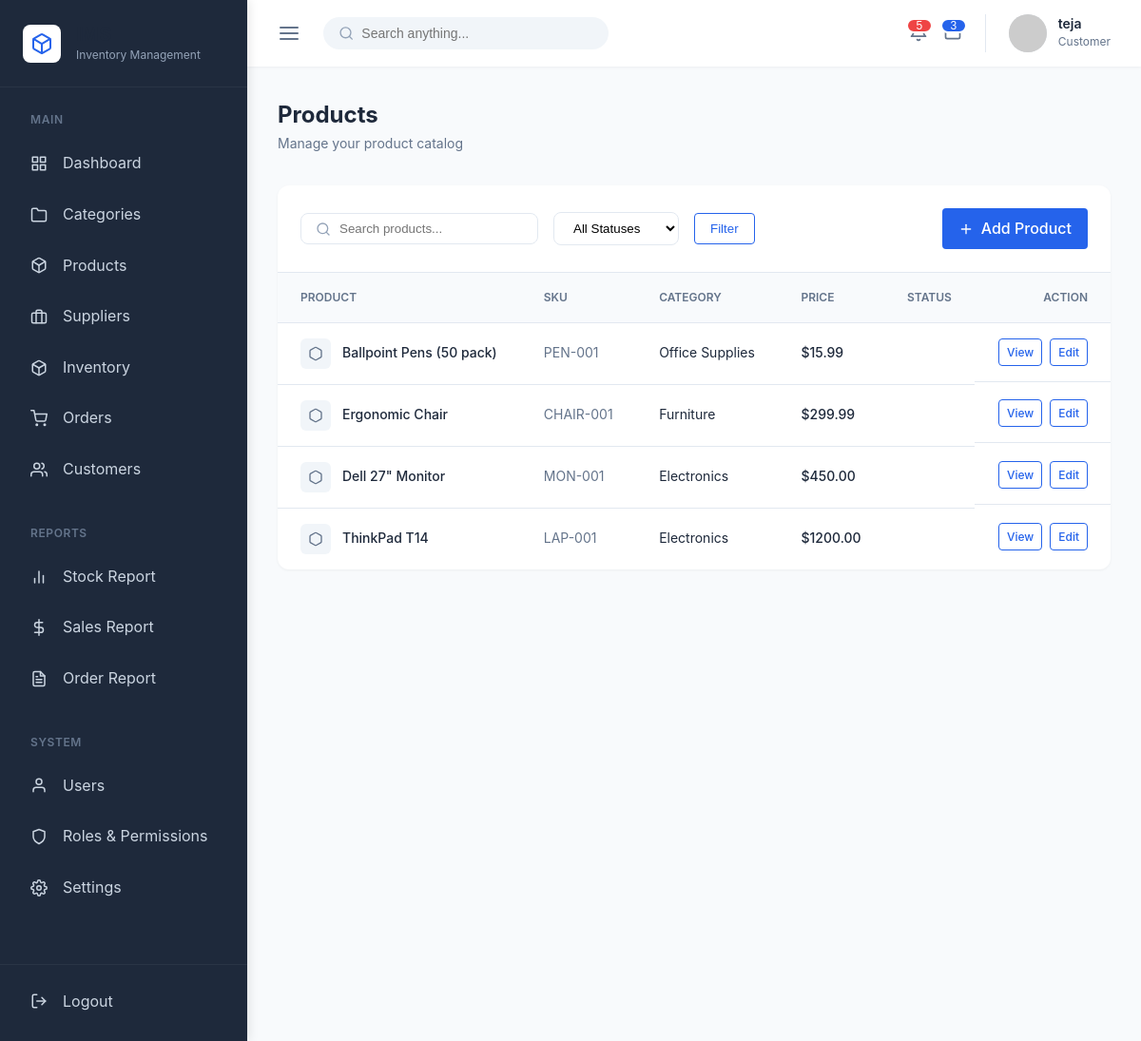
Screenshot of /products/ (signed in) with the database file from the repository.
### apps/accounts/models.py (models this page shows, shortened)
class User(AbstractUser):
    class Role(models.TextChoices):
        ADMIN = 'ADMIN', 'Admin'
        INVENTORY_MANAGER = 'INVENTORY_MANAGER', 'Inventory Manager'
        CUSTOMER = 'CUSTOMER', 'Customer'
    role = models.CharField(
        max_length=20,
        choices=Role.choices,
        default=Role.CUSTOMER
    )
    class Meta:
        db_table = 'auth_user'
        verbose_name = 'User'
        verbose_name_plural = 'Users'

### apps/products/models.py (models this page shows, shortened)
class Product(models.Model):
    class Status(models.TextChoices):
        ACTIVE = 'ACTIVE', 'Active'
        DRAFT = 'DRAFT', 'Draft'
        ARCHIVED = 'ARCHIVED', 'Archived'
    sku = models.CharField(max_length=50, unique=True, help_text="Stock Keeping Unit")
    name = models.CharField(max_length=200)
    description = models.TextField(blank=True)
    unit_price = models.DecimalField(max_digits=10, decimal_places=2)
    category = models.ForeignKey(Category, on_delete=models.PROTECT, related_name='products')
    supplier = models.ForeignKey(Supplier, on_delete=models.SET_NULL, null=True, blank=True, related_name='products')
    status = models.CharField(
        max_length=20,
        choices=Status.choices,
        default=Status.DRAFT
    )
    image = models.ImageField(upload_to='products/', null=True, blank=True)
    created_at = models.DateTimeField(auto_now_add=True)
    updated_at = models.DateTimeField(auto_now=True)
    class Meta:
        db_table = 'products'
        ordering = ['name']

### apps/categories/models.py (models this page shows, shortened)
class Category(models.Model):
    name = models.CharField(max_length=100, unique=True)
    description = models.TextField(blank=True)
    is_active = models.BooleanField(default=True, help_text="Designates whether this category should be treated as active.")
    created_at = models.DateTimeField(auto_now_add=True)
    updated_at = models.DateTimeField(auto_now=True)
    class Meta:
        db_table = 'categories'
        verbose_name_plural = 'Categories'
        ordering = ['name']

### apps/products/views.py (the view)
# urls.py: path('', ProductListView.as_view(), name='ui_product_list'),
class ProductListView(LoginRequiredMixin, ListView):
    model = Product
    template_name = 'products/list.html'
    context_object_name = 'products'
    paginate_by = 10
    def get_queryset(self):
        queryset = Product.objects.select_related('category', 'supplier').all().order_by('-id')
        q = self.request.GET.get('q')
        if q:
            queryset = queryset.filter(name__icontains=q)
        status = self.request.GET.get('status')
        if status:
            queryset = queryset.filter(status=status)
        return queryset

### templates/products/list.html (shortened to what this page needs)
{% extends "base.html" %}
{% block content %}
<div class="page-header" style="margin-bottom: 2rem; display: flex; justify-content: space-between; align-items: center;">
    <div class="page-title">
        <h1 style="margin: 0; font-size: 1.5rem; font-weight: 700;">Products</h1>
        <p style="margin: 0; color: var(--text-secondary); font-size: 0.875rem;">Manage your product catalog</p>
    </div>
</div>
<div class="table-container">
    <div class="table-header">
        <form method="GET" action="" style="display: flex; gap: 1rem; align-items: center; flex-wrap: wrap;">
            <div style="position: relative;">
                <input type="text" name="q" value="{{ request.GET.q }}" placeholder="Search products..." style="padding: 0.5rem 1rem 0.5rem 2.5rem; border: 1px solid var(--border-color); border-radius: 8px; width: 250px;">
            </div>
            <select name="status" style="padding: 0.5rem 1rem; border: 1px solid var(--border-color); border-radius: 8px; background: white;">
                <option value="">All Statuses</option>
            </select>
            <button type="submit" class="btn btn-outline">Filter</button>
        </form>
        <div class="table-actions">
            <a href="{% url 'ui_product_create' %}" class="btn btn-primary" style="display: flex; align-items: center; gap: 0.5rem;">
                <svg width="16" height="16" viewBox="0 0 24 24" fill="none" stroke="currentColor" stroke-width="2" stroke-linecap="round" stroke-linejoin="round"><line x1="12" y1="5" x2="12" y2="19"></line><line x1="5" y1="12" x2="19" y2="12"></line></svg>
                Add Product
            </a>
        </div>
    </div>
    <table class="data-table">
        <thead>
            <tr>
                <th>Product</th>
                <th>SKU</th>
                <th>Category</th>
                <th>Price</th>
                <th>Status</th>
                <th style="text-align: right;">Action</th>
            </tr>
        </thead>
        <tbody>
            {% for product in products %}
            <tr>
                <td>
                    <div style="display: flex; align-items: center; gap: 0.75rem;">
                        {% if product.image %}
                            <div style="width: 32px; height: 32px; border-radius: 6px; overflow: hidden; background: #f1f5f9;">
                                <img src="{{ product.image.url }}" alt="{{ product.name }}" style="width: 100%; height: 100%; object-fit: cover;">
                            </div>
                        {% else %}
                            <div style="width: 32px; height: 32px; background: #f1f5f9; border-radius: 6px; display: flex; align-items: center; justify-content: center; color: #64748b;">
                                <svg width="16" height="16" viewBox="0 0 24 24" fill="none" stroke="currentColor" stroke-width="2" stroke-linecap="round" stroke-linejoin="round"><path d="M21 16V8a2 2 0 0 0-1-1.73l-7-4a2 2 0 0 0-2 0l-7 4A2 2 0 0 0 3 8v8a2 2 0 0 0 1 1.73l7 4a2 2 0 0 0 2 0l7-4A2 2 0 0 0 21 16z"></path></svg>
                            </div>
                        {% endif %}
                        <a href="{% url 'ui_product_detail' product.id %}" style="font-weight: 500; color: var(--text-primary); text-decoration: none;">
                            {{ product.name }}
                        </a>
                    </div>
                </td>
                <td style="color: var(--text-secondary);">{{ product.sku }}</td>
                <td>{{ product.category.name }}</td>
                <td style="font-weight: 500;">${{ product.unit_price|floatformat:2 }}</td>
                <td>
                </td>
                <td style="text-align: right; display: flex; gap: 0.5rem; justify-content: flex-end;">
                    <a href="{% url 'ui_product_detail' product.id %}" class="btn btn-outline" style="padding: 0.25rem 0.5rem; font-size: 0.75rem;">View</a>
                    <a href="{% url 'ui_product_edit' product.id %}" class="btn btn-outline" style="padding: 0.25rem 0.5rem; font-size: 0.75rem;">Edit</a>
                </td>
            </tr>
            {% endfor %}
        </tbody>
    </table>
</div>
{% endblock %}

### templates/base.html (shortened to what this page needs)
{% load static %}
<!DOCTYPE html>
<html lang="en">
<head>
    <link rel="stylesheet" href="{% static 'css/base.css' %}">
    <link rel="stylesheet" href="{% static 'css/layout.css' %}">
    <link rel="stylesheet" href="{% static 'css/components.css' %}">
    <link rel="stylesheet" href="{% static 'css/tables.css' %}">
    <link rel="stylesheet" href="{% static 'css/forms.css' %}">
</head>
<body>
    <div class="layout-container">
        {% include "includes/sidebar.html" %}
        <div class="main-wrapper">
            {% include "includes/topbar.html" %}
            <main class="content-area">
                {% block content %}{% endblock %}
            </main>
        </div>
    </div>
</body>
</html>

### templates/includes/sidebar.html (shortened to what this page needs)
<aside class="sidebar">
    <div class="sidebar-header">
        <div class="sidebar-logo-icon">
        </div>
        <div class="sidebar-brand">
            <h2>IMS</h2>
            <p>Inventory Management</p>
        </div>
    </div>
    <div class="sidebar-nav">
        <div class="nav-section">
            <div class="nav-section-title">Main</div>
            <a href="{% url 'ui_inventory_dashboard' %}" class="nav-item {% block nav_dashboard %}{% endblock %}">
                Dashboard
            </a>
            <a href="{% url 'ui_category_list' %}" class="nav-item {% block nav_categories %}{% endblock %}">
                <svg width="18" height="18" viewBox="0 0 24 24" fill="none" stroke="currentColor" stroke-width="2" stroke-linecap="round" stroke-linejoin="round"><path d="M22 19a2 2 0 0 1-2 2H4a2 2 0 0 1-2-2V5a2 2 0 0 1 2-2h5l2 3h9a2 2 0 0 1 2 2z"></path></svg>
                Categories
            </a>
            <a href="{% url 'ui_product_list' %}" class="nav-item {% block nav_products %}{% endblock %}">
                Products
            </a>
            <a href="{% url 'ui_supplier_list' %}" class="nav-item {% block nav_suppliers %}{% endblock %}">
                <svg width="18" height="18" viewBox="0 0 24 24" fill="none" stroke="currentColor" stroke-width="2" stroke-linecap="round" stroke-linejoin="round"><rect x="2" y="7" width="20" height="14" rx="2" ry="2"></rect><path d="M16 21V5a2 2 0 0 0-2-2h-4a2 2 0 0 0-2 2v16"></path></svg>
                Suppliers
            </a>
            <a href="{% url 'ui_inventory_dashboard' %}" class="nav-item {% block nav_inventory %}{% endblock %}">
                Inventory
            </a>
            <a href="{% url 'ui_order_list' %}" class="nav-item {% block nav_orders %}{% endblock %}">
                <svg width="18" height="18" viewBox="0 0 24 24" fill="none" stroke="currentColor" stroke-width="2" stroke-linecap="round" stroke-linejoin="round"><circle cx="9" cy="21" r="1"></circle><circle cx="20" cy="21" r="1"></circle><path d="M1 1h4l2.68 13.39a2 2 0 0 0 2 1.61h9.72a2 2 0 0 0 2-1.61L23 6H6"></path></svg>
                Orders
            </a>
            <a href="{% url 'ui_customer_list' %}" class="nav-item {% block nav_customers %}{% endblock %}">
                Customers
            </a>
        </div>
        <div class="nav-section">
            <div class="nav-section-title">Reports</div>
            <a href="#" class="nav-item">
                <svg width="18" height="18" viewBox="0 0 24 24" fill="none" stroke="currentColor" stroke-width="2" stroke-linecap="round" stroke-linejoin="round"><line x1="18" y1="20" x2="18" y2="10"></line><line x1="12" y1="20" x2="12" y2="4"></line><line x1="6" y1="20" x2="6" y2="14"></line></svg>
                Stock Report
            </a>
            <a href="#" class="nav-item">
                <svg width="18" height="18" viewBox="0 0 24 24" fill="none" stroke="currentColor" stroke-width="2" stroke-linecap="round" stroke-linejoin="round"><line x1="12" y1="1" x2="12" y2="23"></line><path d="M17 5H9.5a3.5 3.5 0 0 0 0 7h5a3.5 3.5 0 0 1 0 7H6"></path></svg>
                Sales Report
            </a>
            <a href="#" class="nav-item">
                Order Report
            </a>
        </div>
        <div class="nav-section">
            <div class="nav-section-title">System</div>
            <a href="#" class="nav-item">
                <svg width="18" height="18" viewBox="0 0 24 24" fill="none" stroke="currentColor" stroke-width="2" stroke-linecap="round" stroke-linejoin="round"><path d="M20 21v-2a4 4 0 0 0-4-4H8a4 4 0 0 0-4 4v2"></path><circle cx="12" cy="7" r="4"></circle></svg>
                Users
            </a>
            <a href="#" class="nav-item">
                <svg width="18" height="18" viewBox="0 0 24 24" fill="none" stroke="currentColor" stroke-width="2" stroke-linecap="round" stroke-linejoin="round"><path d="M12 22s8-4 8-10V5l-8-3-8 3v7c0 6 8 10 8 10z"></path></svg>
                Roles & Permissions
            </a>
            <a href="#" class="nav-item">
                Settings
            </a>
        </div>
    </div>
    <div class="sidebar-footer">
        <form action="{% url 'ui_logout' %}" method="POST" style="width: 100%;">
            <button type="submit" class="nav-item" style="width: 100%; border: none; background: none; cursor: pointer; text-align: left; font-family: inherit; font-size: 1rem;">
                <svg width="18" height="18" viewBox="0 0 24 24" fill="none" stroke="currentColor" stroke-width="2" stroke-linecap="round" stroke-linejoin="round"><path d="M9 21H5a2 2 0 0 1-2-2V5a2 2 0 0 1 2-2h4"></path><polyline points="16 17 21 12 16 7"></polyline><line x1="21" y1="12" x2="9" y2="12"></line></svg>
                Logout
            </button>
        </form>
    </div>
</aside>

### templates/includes/topbar.html (shortened to what this page needs)
<header class="topbar">
    <div class="topbar-left">
        <button class="menu-toggle">
            <svg width="24" height="24" viewBox="0 0 24 24" fill="none" stroke="currentColor" stroke-width="2" stroke-linecap="round" stroke-linejoin="round"><line x1="3" y1="12" x2="21" y2="12"></line><line x1="3" y1="6" x2="21" y2="6"></line><line x1="3" y1="18" x2="21" y2="18"></line></svg>
        </button>
        <form class="search-bar" action="#" method="GET">
            <svg width="18" height="18" viewBox="0 0 24 24" fill="none" stroke="#94a3b8" stroke-width="2" stroke-linecap="round" stroke-linejoin="round"><circle cx="11" cy="11" r="8"></circle><line x1="21" y1="21" x2="16.65" y2="16.65"></line></svg>
            <input type="text" name="q" placeholder="Search anything...">
        </form>
    </div>
    <div class="topbar-right">
        <div class="topbar-actions">
            <button class="action-btn">
                <span class="badge">5</span>
            </button>
            <button class="action-btn">
                <span class="badge" style="background-color: var(--primary-color);">3</span>
            </button>
        </div>
        <div class="user-profile">
            <img src="https://ui-avatars.com/api/?name={{ user.first_name|default:user.username }}&background=2563eb&color=fff" alt="User Avatar" class="avatar">
            <div class="user-info">
                <span class="user-name">{{ user.first_name|default:user.username }}</span>
                <span class="user-role">{{ user.get_role_display|default:"Administrator" }}</span>
            </div>
        </div>
    </div>
</header>

### rows the page displays
Product: name "Ballpoint Pens (50 pack)", sku "PEN-001", category.name "Office Supplies", unit_price "15.99"
Product: name "Ergonomic Chair", sku "CHAIR-001", category.name "Furniture", unit_price "299.99"
Product: name "Dell 27\" Monitor", sku "MON-001", category.name "Electronics", unit_price "450.00"
Product: name "ThinkPad T14", sku "LAP-001", category.name "Electronics", unit_price "1200.00"

### other values shown
{{ user.first_name|default:user.username }} "teja"
{{ user.get_role_display|default:"Administrator" }} "Customer"
